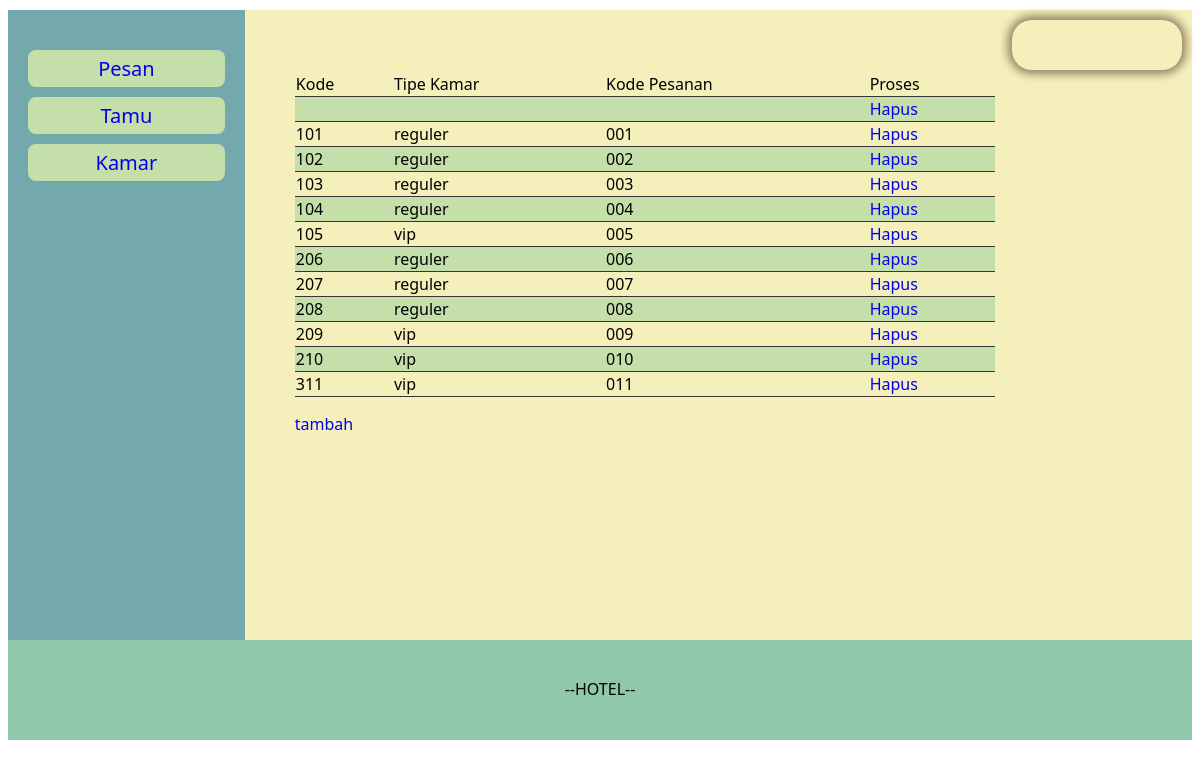
Page /hpskamar.php on the committed database.
### tables this page shows
CREATE TABLE `kamar` (
  `kd_kamar` varchar(3) NOT NULL,
  `jenis_kamar` varchar(15) NOT NULL,
  `kd_pesan` varchar(3) NOT NULL
);

### crud.php (called while the page is built, shortened)
<?php
Function bacaKamar($sql){
    $data = array();
    $koneksi = koneksiHotel();
    $hasil = mysqli_query($koneksi, $sql);
    $i=0;
    while($baris = mysqli_fetch_assoc($hasil)){
        $data[$i]['kode']= $baris['kd_kamar'];
        $data[$i]['tipe'] = $baris['jenis_kamar'];
        $data[$i]['kd_pesan'] = $baris['kd_pesan'];
        $i++;
    }
    return $data;
}
Function bacasemuaKamar(){
    return bacaKamar("select * from kamar");
}
?>

### hpskamar.php (the view, shortened to what this page needs)
<?php
    include('crud.php');
?>
<!DOCTYPE html>
<html>
<head>
    <link rel="stylesheet" href="index.css">
</head>
<body>
<div class="container">
        <div id="content">
            <div id="side">
                <ul>
                    <li><a href="pesan.php">Pesan</a></li>
                    <li><a href="tamu.php">Tamu</a></li>
                    <li><a href="kamar.php">Kamar</a></li>
                </ul>
            </div>
            <div id="side2">
                <div id="user">
                </div><br>
                <div id="table">
                    <?php
                        $data = bacasemuaKamar();
                        if($data ==null){
                            echo "tidak ada kamar";
                        }else{
                    ?>
                <table width="700px">
                <tr>
                    <td>Kode</td>
                    <td>Tipe Kamar</td>
                    <td>Kode Pesanan</td>
                    <td>Proses</td>
                </tr>
                <?php
                foreach($data as $kamar){
                    $kd = $kamar['kode'];
                    $jenis = $kamar['tipe'];
                    $kd_pesan = $kamar['kd_pesan'];
                    echo "
                        <tr>
                            <td>$kd</td>
                            <td>$jenis</td>
                            <td>$kd_pesan</td>
                            <td><a href='konhpskamar.php'>Hapus</a></td>
                        </tr>
                    ";
                }
                echo '</table>';
                }
                ?>
                <a href="tmbpesan.php"><p>tambah</p></a>
                </div>
            </div>
        </div>
        <footer>
            <br>
            <p>--HOTEL--</p>
        </footer>
    </div>
</body>
</html>

### index.css (style rules this page uses)
.container { width: 100%; height: 100%; }
body { font-family: 'Segoe UI', Tahoma, Geneva, Verdana, sans-serif;; }
a { text-decoration: none; }
#side ul { list-style: none; padding: 10px; width: 100%; float: left; }
#side ul li { padding: 5px; margin: 10px; background:#c4dfaa; text-align: center; -webkit-border-radius: 8px; -moz-border-radius: 8px; border-radius: 8px; }
#content { width: 100%; height: 630px; display:flex; margin-top: 10px; }
#side { display: flex; width: 20%; background: #73a9ad; font-size: 20px; }
#content #side2 { width: 80%; background: #f5f0bb; }
#user { float: right; margin: 10px; width: 150px; height: 30px; padding: 10px; text-align: center; -webkit-border-radius: 20px; -moz-border-radius: 20px; border-radius: 20px; box-shadow: 0px 0px 10px 4px rgba(40,0,0,0.48); -webkit-box-shadow: 0px 0px 10px 4px rgba(40,0,0,0.48); -moz-box-shadow: 0px 0px 10px 4px rgba(40,0,0,0.48); }
#table { margin: 40px 0 0 50px; }
footer { width: 100%; height: 100px; background: #90C8AC; text-align: center; }
table { border-collapse: collapse; }
tr { border-bottom: 1px solid rgb(58, 52, 52); }
tr:nth-child(even) { background-color: #c4dfaa; }

### rows in the picture
kamar: kd_kamar "101", jenis_kamar "reguler", kd_pesan "001"
kamar: kd_kamar "102", jenis_kamar "reguler", kd_pesan "002"
kamar: kd_kamar "103", jenis_kamar "reguler", kd_pesan "003"
kamar: kd_kamar "104", jenis_kamar "reguler", kd_pesan "004"
kamar: kd_kamar "105", jenis_kamar "vip", kd_pesan "005"
kamar: kd_kamar "206", jenis_kamar "reguler", kd_pesan "006"
kamar: kd_kamar "207", jenis_kamar "reguler", kd_pesan "007"
kamar: kd_kamar "208", jenis_kamar "reguler", kd_pesan "008"
kamar: kd_kamar "209", jenis_kamar "vip", kd_pesan "009"
kamar: kd_kamar "210", jenis_kamar "vip", kd_pesan "010"
kamar: kd_kamar "311", jenis_kamar "vip", kd_pesan "011"
